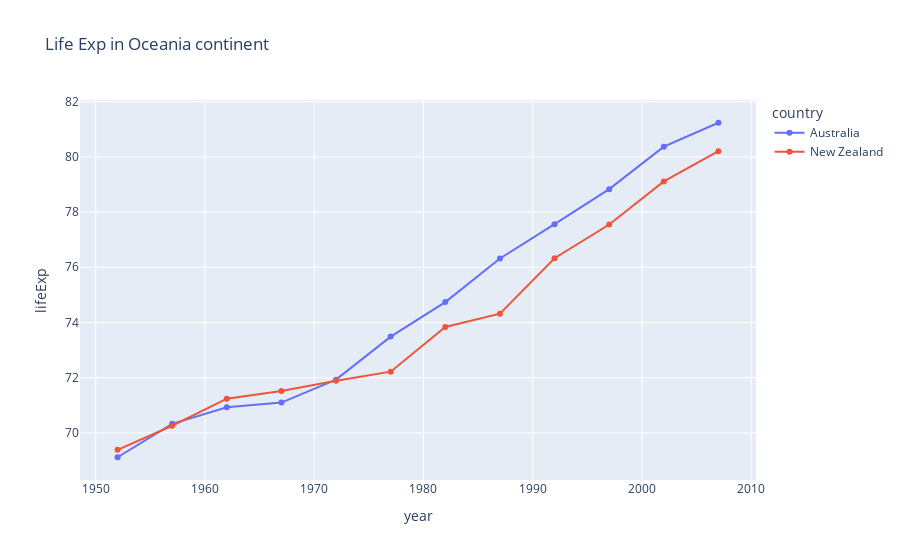

The code cell stored with this chart in its notebook:
### Code cell
import plotly.express as px
df = px.data.gapminder().query("continent=='Oceania'")

fig = px.line(df,x='year',y='lifeExp',color='country',title="Life Exp in Oceania continent",markers=True)
fig.show()

### Figure 1 — Plotly figure (JSON) as saved in the notebook; plotly's stock layout.template omitted (floating-point values rounded to 4 significant figures)
{"data": [{"hovertemplate": "country=Australia<br>year=%{x}<br>lifeExp=%{y}<extra></extra>", "legendgroup": "Australia", "line": {"color": "#636efa", "dash": "solid"}, "marker": {"symbol": "circle"}, "mode": "lines+markers", "name": "Australia", "orientation": "v", "showlegend": true, "type": "scatter", "x": [1952, 1957, 1962, 1967, 1972, 1977, 1982, 1987, 1992, 1997, 2002, 2007], "xaxis": "x", "y": [69.12, 70.33, 70.93, 71.1, 71.93, 73.49, 74.74, 76.32, 77.56, 78.83, 80.37, 81.23], "yaxis": "y"}, {"hovertemplate": "country=New Zealand<br>year=%{x}<br>lifeExp=%{y}<extra></extra>", "legendgroup": "New Zealand", "line": {"color": "#EF553B", "dash": "solid"}, "marker": {"symbol": "circle"}, "mode": "lines+markers", "name": "New Zealand", "orientation": "v", "showlegend": true, "type": "scatter", "x": [1952, 1957, 1962, 1967, 1972, 1977, 1982, 1987, 1992, 1997, 2002, 2007], "xaxis": "x", "y": [69.39, 70.26, 71.24, 71.52, 71.89, 72.22, 73.84, 74.32, 76.33, 77.55, 79.11, 80.2], "yaxis": "y"}], "layout": {"legend": {"title": {"text": "country"}, "tracegroupgap": 0}, "title": {"text": "Life Exp in Oceania continent"}, "xaxis": {"anchor": "y", "domain": [0, 1], "title": {"text": "year"}}, "yaxis": {"anchor": "x", "domain": [0, 1], "title": {"text": "lifeExp"}}}}
